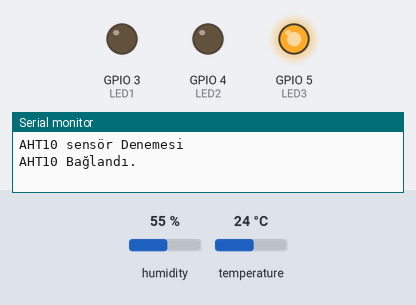
The sketch below on a simulated ESP32-C3. Parts: output pins drawn as LEDs (lit = HIGH), the last lines printed to the serial monitor. Inputs (shaded band) come from the test bench; at power-on: humidity 55 %, temperature 24 °C.

Above: at 2.0 s.
At 4.3 s:
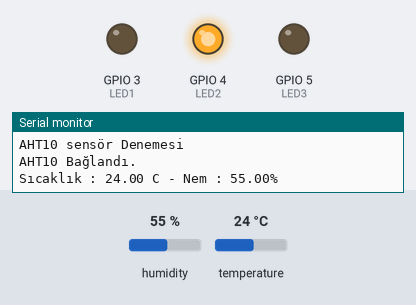
Timing chart, 0 to 6.0 s (numbered marks = the images above):
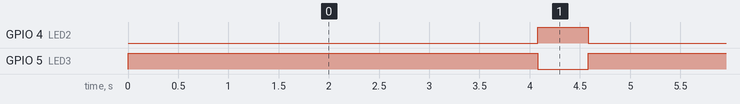

Measured:
- by itself, GPIO 4 (LED2): alternates HIGH for 0.50 s and LOW for 4.1 s
- by itself, GPIO 5 (LED3): alternates HIGH for 4.1 s and LOW for 0.50 s

The sketch:

ESP32C3DEVKIT_AHT_SENSOR.ino
```cpp
#include <Adafruit_AHTX0.h>
#include <Wire.h>
#define LED1 3
#define LED2 4
#define LED3 5

Adafruit_AHTX0 aht;

void setup() {
  Serial.begin(115200);
  Serial.println("AHT10 sensör Denemesi");
  pinMode(LED1,OUTPUT);
  pinMode(LED2,OUTPUT);
  pinMode(LED3,OUTPUT);
  digitalWrite(LED1,LOW);
  digitalWrite(LED2,LOW);
  digitalWrite(LED3,LOW);
  if (! aht.begin()) {
    Serial.println("AHT Bulunamadı, Bağlantıları Kontrol Edin.");
    digitalWrite(LED1,HIGH); //KIRMIZI LED

    while (1) delay(500);
  }
  digitalWrite(LED1,LOW);
  Serial.println("AHT10 Bağlandı.");
  digitalWrite(LED3,HIGH);

}

void loop() {

delay(4000);
sensors_event_t humidity, temp;
aht.getEvent(&humidity, &temp);

Serial.print("Sıcaklık : ");
Serial.print(temp.temperature);
Serial.print(" C");
Serial.print(" - ");
Serial.print("Nem : ");
Serial.print(humidity.relative_humidity);
Serial.println("%");

digitalWrite(LED3,LOW);
digitalWrite(LED2,HIGH);
delay(500);
digitalWrite(LED2,LOW);
digitalWrite(LED3,HIGH);

}
```
